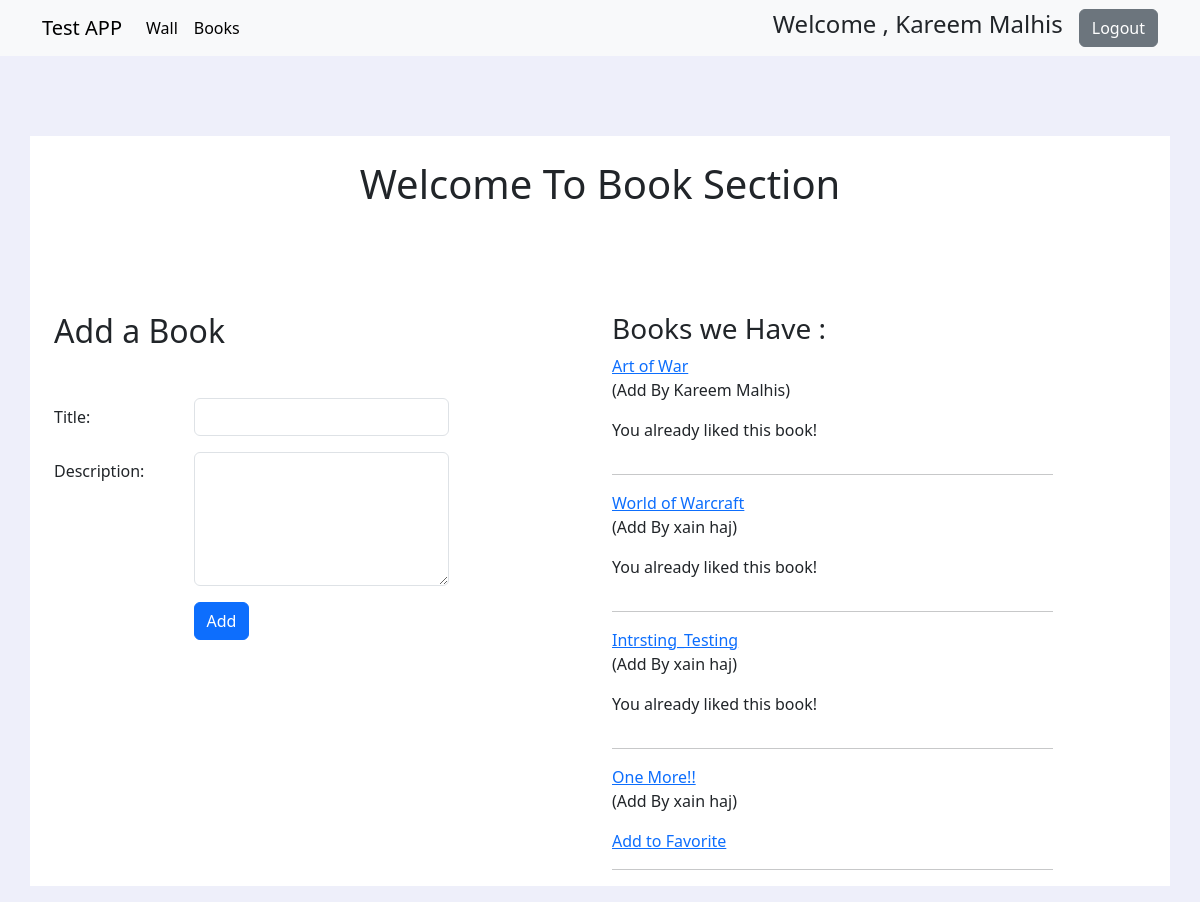
The page /books (signed in) on the database as committed earlier.
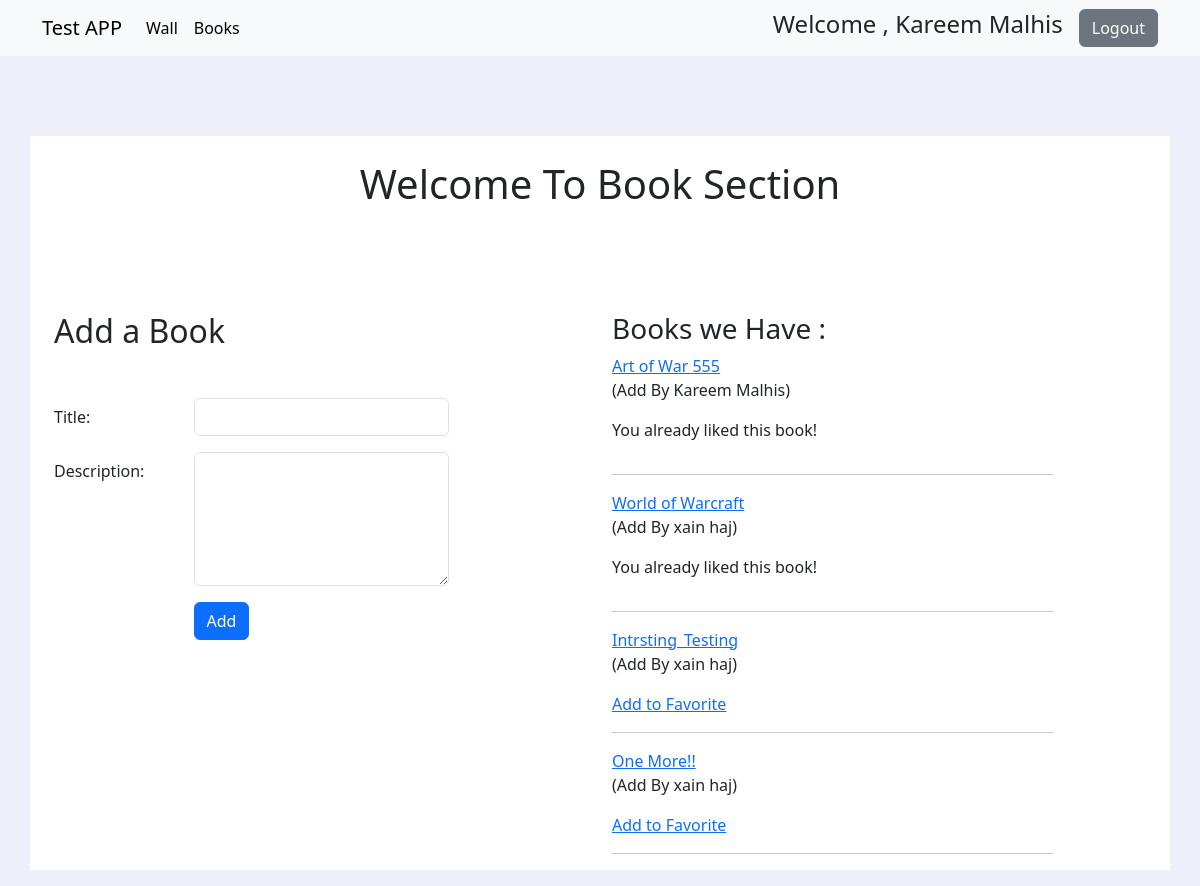
The same page on the database as committed later.
### fav_books_app/models.py (models this page shows)
class Book(models.Model):
    title = models.CharField(max_length=255)
    liked_by = models.ManyToManyField(Users, related_name="fav_books")
    uploaded_by = models.ForeignKey(Users, related_name= "books_uploaded", on_delete=models.CASCADE)
    desc = models.TextField(default="NO Description Available")
    created_at=models.DateTimeField(auto_now_add=True)
    updated_at=models.DateTimeField(auto_now=True)
    objects = BookValidation()

class Users(models.Model):
    first_name=models.CharField(max_length=100)
    last_name=models.CharField(max_length=100)
    email=models.CharField(max_length=100)
    password=models.CharField(max_length=255)
    created_at=models.DateTimeField(auto_now_add=True)
    updated_at=models.DateTimeField(auto_now=True)
    objects = Validation()

### fav_books_app/views.py (the view)
# urls.py: path('books', views.books_page, name='books'),
def books_page(request):
    user = Users.objects.get(id=request.session['user_id'])
    books = Book.objects.all()
    tag = check_fav_users(user.id, books)
    context = {
        'first_name': user.first_name,
        'last_name': user.last_name,
        'user': user,
        'books': books,
        'tag': tag
    }
    return render(request, 'books.html', context)

### fav_books_app/views.py (called while the page is built)
def check_fav_users(user_id, books):
    dic = {}
    for book in books:
        if not book.liked_by.all().exists():
            dic[f'{book.id}'] = f"<a href='/add_to_fav/{user_id}/{book.id}'> Add to Favorite </a>"
            continue
        for user in book.liked_by.all():
            if (user.id == user_id):
                dic[f'{book.id}'] = "<p> You already liked this book!<p>"
                break
            dic[f'{book.id}'] = f"<a href='/add_to_fav/{user_id}/{book.id}'> Add to Favorite </a>"
    return dic

### fav_books_app/templates/books.html (shortened to what this page needs)
<!DOCTYPE html>
<html lang="en">
<head>
    {% load static %}
    <link rel="stylesheet" href="{% static 'css/bootstrap.css' %}">
    {% load static %}
    {% load static %}
</head>
<body style="background-color: rgba(231, 233, 249, 0.707);">
    <nav class="navbar navbar-expand-lg navbar-light bg-light">
        <div class="container">
            <a class="navbar-brand" href="#">Test APP</a>
            <div class="collapse navbar-collapse" id="navbarSupportedContent">
                <ul class="navbar-nav me-auto mb-2 mb-lg-0">
                    <li class="nav-item">
                        <a class="nav-link active" aria-current="page"
                            href="{% url 'fav_books_app:success_redirect' %}">Wall</a>
                    </li>
                    <li class="nav-item">
                        <a class="nav-link active" aria-current="page" href="{% url 'fav_books_app:books' %}">Books</a>
                    </li>
                </ul>
                <form class="d-flex align-items-center">
                    <h4> Welcome , {{first_name}} {{last_name}}</h4>
                    <a href="{% url 'fav_books_app:logout_process' %}" class="ms-3 btn btn-secondary">Logout</a>
                </form>
            </div>
        </div>
    </nav>
    <div class="container mt-6 pt-4" style="background-color: white;">
        <div class="row justify-content-center mb-3">
            <div class="col-sm-12  d-flex justify-content-center">
                <h1 class="aligne-item-center">Welcome To Book Section</h1>
            </div>
        </div>
        <div class="container mt-6 mb-3" style="background-color: white;">
            <body style="background-color: rgba(231, 233, 249, 0.707);">
                <div class="row">
                    <div class="col-sm-6 ">
                        <h2 class="mt-3 mb-5">Add a Book</h2>
                        <form action="{% url 'fav_books_app:book_process_add' %}" method="post">
                            <div class="row mb-3">
                                <div class="col-sm-3">
                                    <label class="col-form-label" for="">Title:</label>
                                </div>
                                <div class="col-sm-6">
                                    <input type="text" name="title" class="form-control">
                                </div>
                            </div>
                            <div class="row mb-3">
                                <div class="col-sm-3">
                                    <label class="col-form-label" for="">Description:</label>
                                </div>
                                <div class="col-sm-6">
                                    <textarea name="desc" class="form-control" rows="5"></textarea>
                                </div>
                            </div>
                            <div class="row mb-3 justify-content-center">
                                <div class="col-sm-6">
                                    <button type="submit" class="btn btn-primary">Add</button>
                                </div>
                            </div>
                        </form>
                    </div>
                    <div class="col-sm-6">
                        <h3 class="mt-3">Books we Have :</h3>
                        {% for book in books %}
                        <a href="{% url 'fav_books_app:book_details' id=book.id %}">{{book.title}}</a>
                        <p>(Add By {{book.uploaded_by.first_name}} {{book.uploaded_by.last_name}})</p>
                        {% for key, value in tag.items%}
                        {%if book.id|stringformat:"s" == key %}
                        {{value|safe}}
                        {% endif %}
                        {% endfor %}
                        <div class="row justify-content-start">
                            <div class="col-sm-10">
                                <hr class="hr">
                            </div>
                        </div>
                        {% endfor %}
                    </div>
                </div>
        </div>
    </div>
</body>
</html>

Rows that differ between the two databases and show on the page:
changed Book "Kareem": title "Art of War" → "Art of War 555"
Other text that changed with them:
new list line: "Add to Favorite"
list line gone: "You already liked this book!"
